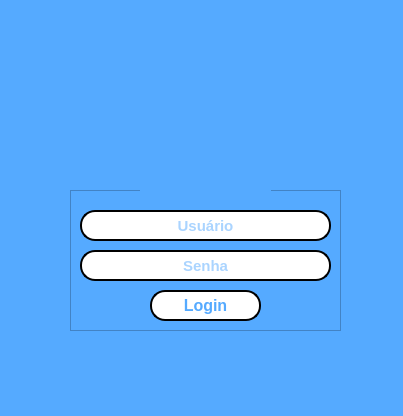
<?xml version="1.0" encoding="UTF-8"?>
<ui version="4.0">
 <class>Login</class>
 <widget class="QWidget" name="Login">
  <property name="geometry">
   <rect>
    <x>0</x>
    <y>0</y>
    <width>403</width>
    <height>416</height>
   </rect>
  </property>
  <property name="windowTitle">
   <string>Form</string>
  </property>
  <property name="styleSheet">
   <string notr="true">background-color: rgb(85, 170, 255);</string>
  </property>
  <widget class="QFrame" name="frame">
   <property name="geometry">
    <rect>
     <x>70</x>
     <y>190</y>
     <width>271</width>
     <height>141</height>
    </rect>
   </property>
   <property name="sizePolicy">
    <sizepolicy hsizetype="Expanding" vsizetype="Expanding">
     <horstretch>0</horstretch>
     <verstretch>0</verstretch>
    </sizepolicy>
   </property>
   <property name="styleSheet">
    <string notr="true">background-color: rgb(85, 170, 255);</string>
   </property>
   <property name="frameShape">
    <enum>QFrame::StyledPanel</enum>
   </property>
   <property name="frameShadow">
    <enum>QFrame::Raised</enum>
   </property>
   <widget class="QLineEdit" name="txt_user">
    <property name="geometry">
     <rect>
      <x>10</x>
      <y>20</y>
      <width>251</width>
      <height>31</height>
     </rect>
    </property>
    <property name="font">
     <font>
      <pointsize>11</pointsize>
      <weight>75</weight>
      <bold>true</bold>
     </font>
    </property>
    <property name="styleSheet">
     <string notr="true">background-color: rgb(255, 255, 255);
color: rgb(85, 170, 255);
border-radius:15px;
border-style: outset;
border-width: 2px;
</string>
    </property>
    <property name="alignment">
     <set>Qt::AlignCenter</set>
    </property>
    <property name="placeholderText">
     <string>Usuário</string>
    </property>
   </widget>
   <widget class="QLineEdit" name="txt_password">
    <property name="geometry">
     <rect>
      <x>10</x>
      <y>60</y>
      <width>251</width>
      <height>31</height>
     </rect>
    </property>
    <property name="font">
     <font>
      <pointsize>11</pointsize>
      <weight>75</weight>
      <bold>true</bold>
     </font>
    </property>
    <property name="styleSheet">
     <string notr="true">background-color: rgb(255, 255, 255);
color: rgb(85, 170, 255);
border-radius:15px;
border-style: outset;
border-width: 2px;</string>
    </property>
    <property name="text">
     <string/>
    </property>
    <property name="echoMode">
     <enum>QLineEdit::Password</enum>
    </property>
    <property name="alignment">
     <set>Qt::AlignCenter</set>
    </property>
    <property name="placeholderText">
     <string>Senha</string>
    </property>
   </widget>
   <widget class="QPushButton" name="btn_login">
    <property name="geometry">
     <rect>
      <x>80</x>
      <y>100</y>
      <width>111</width>
      <height>31</height>
     </rect>
    </property>
    <property name="font">
     <font>
      <pointsize>12</pointsize>
      <weight>75</weight>
      <bold>true</bold>
     </font>
    </property>
    <property name="cursor">
     <cursorShape>PointingHandCursor</cursorShape>
    </property>
    <property name="styleSheet">
     <string notr="true">QPushButton{
		
	background-color: rgb(255, 255, 255);
	color: rgb(85, 170, 255);
	border-radius:15px;
	border-width: 2px;
	border-style: outset;
	border-color: black;

}
QPushButton:hover{

	background-color: rgb(85, 170, 255);
	color: rgb(255, 255, 255);
	
	border-width: 2px;
	
}</string>
    </property>
    <property name="text">
     <string>Login</string>
    </property>
   </widget>
  </widget>
  <widget class="QLabel" name="label_2">
   <property name="geometry">
    <rect>
     <x>130</x>
     <y>350</y>
     <width>141</width>
     <height>31</height>
    </rect>
   </property>
   <property name="sizePolicy">
    <sizepolicy hsizetype="Expanding" vsizetype="Expanding">
     <horstretch>0</horstretch>
     <verstretch>0</verstretch>
    </sizepolicy>
   </property>
   <property name="font">
    <font>
     <pointsize>12</pointsize>
     <weight>75</weight>
     <bold>true</bold>
    </font>
   </property>
   <property name="styleSheet">
    <string notr="true">color: rgb(255, 0, 0);</string>
   </property>
   <property name="text">
    <string>&lt;html&gt;&lt;head/&gt;&lt;body&gt;&lt;p align=&quot;center&quot;&gt;&lt;br/&gt;&lt;/p&gt;&lt;/body&gt;&lt;/html&gt;</string>
   </property>
   <property name="alignment">
    <set>Qt::AlignCenter</set>
   </property>
  </widget>
  <widget class="QLabel" name="label">
   <property name="geometry">
    <rect>
     <x>140</x>
     <y>80</y>
     <width>131</width>
     <height>121</height>
    </rect>
   </property>
   <property name="sizePolicy">
    <sizepolicy hsizetype="Expanding" vsizetype="Expanding">
     <horstretch>0</horstretch>
     <verstretch>0</verstretch>
    </sizepolicy>
   </property>
   <property name="text">
    <string/>
   </property>
   <property name="pixmap">
    <pixmap>imags/66a1a4a22e271ec3ee3ef35ba0883ca4-removebg-preview.png</pixmap>
   </property>
   <property name="scaledContents">
    <bool>true</bool>
   </property>
   <property name="alignment">
    <set>Qt::AlignCenter</set>
   </property>
  </widget>
  <zorder>label_2</zorder>
  <zorder>frame</zorder>
  <zorder>label</zorder>
 </widget>
 <tabstops>
  <tabstop>txt_user</tabstop>
  <tabstop>txt_password</tabstop>
  <tabstop>btn_login</tabstop>
 </tabstops>
 <resources/>
 <connections/>
</ui>
